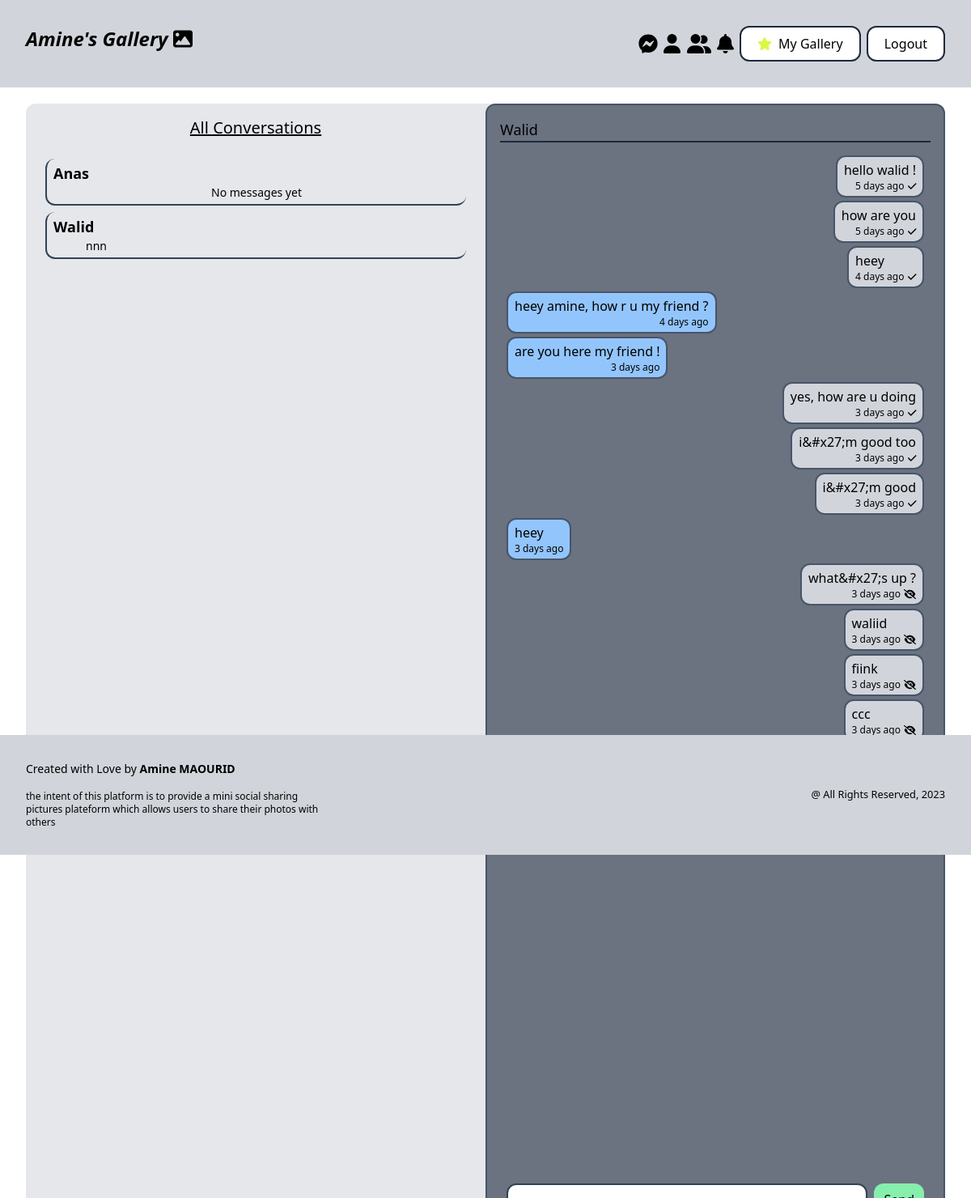
The app's page /friends/messages/?conversation=2 (signed in) with its own data.
### friends/models.py (models this page shows, shortened)
class Conversation(models.Model) :
    def get_default_user(self) :
        return User.objects.get(username='test')
    member_one = models.ForeignKey(User, null=False, on_delete=models.SET_DEFAULT, default=get_default_user , related_name='conversations_member_one')
    member_two = models.ForeignKey(User, null=False, on_delete=models.SET_DEFAULT, default=get_default_user , related_name='conversations_member_two')

class ConversationMessage(models.Model) :
    def get_default_user(self) :
        return User.objects.get(username='test')
    conversation = models.ForeignKey(Conversation, null=False, on_delete=models.CASCADE, related_name='messages')
    text = models.CharField(null=False, blank=False, max_length=400, default='default text')
    sent_by = models.ForeignKey(User, null=False, on_delete=models.SET_DEFAULT, default=get_default_user, related_name='my_messages')
    created_at = models.DateTimeField(auto_now_add=True)
    is_seen = models.BooleanField(default=False, null=False)
    class Meta :
        db_table = 'messages'
        verbose_name_plural = 'messages'
    def sent_since(self) :
        time_now = timezone.now()
        if time_now - timedelta(days=1) < self.created_at < time_now :
            if time_now - timedelta(hours=1) < self.created_at :
                if time_now - timedelta(minutes=1) < self.created_at :
                    return 'few moments ago'
                else :
                    time_difference = time_now - self.created_at
                    time_difference_in_seconds = time_difference.total_seconds()
                    time_difference_in_minutes = int(time_difference_in_seconds // 60)
                    if time_difference_in_minutes == 1 :
                        return '1 minute ago'
                    else :
                        return f"{time_difference_in_minutes} minutes ago"
            else :
                time_difference_in_seconds = time_now - self.created_at
                time_difference_in_hours = int(time_difference_in_seconds // 3600)
                if time_difference_in_hours == 1 :
                    return '1 hour ago'
                else :
                    return f"{time_difference_in_hours} hours ago"
        elif time_now - timedelta(days=2) < self.created_at <= time_now - timedelta(days=1) :
            return 'yesterday'
        elif time_now - timedelta(days=7) < self.created_at <= time_now - timedelta(days=2) :
            time_difference_in_seconds = (time_now - self.created_at).total_seconds()
            seconds_in_a_day = 24*60*60
            time_difference_in_days = int(time_difference_in_seconds // seconds_in_a_day)
            return f"{time_difference_in_days} days ago"
        elif time_now - timedelta(days=14) < self.created_at <= time_now - timedelta(days=7) :
            return 'last week'
        else :
            return self.created_at.date()

### friends/views.py (the view)
# urls.py: path('messages/', views.get_messages_notifications, name='messages'),
@login_required
def get_messages_notifications(request) :
    if request.method == 'GET' :
        user_conversations = Conversation.objects.filter(Q(member_one=request.user) | Q(member_two=request.user))
        conversations_data = []
        if user_conversations.exists() :
            for conversation in user_conversations :
                conversation_data = {'conversation' : conversation, 'unread_messages' : 0, 'last_message' : ''}
                if conversation.messages.exists() :
                    for message in conversation.messages.all() :
                        if message.is_seen == False and message.sent_by != request.user :
                            conversation_data['unread_messages'] += 1
                    last_message = conversation.messages.all().last()
                    conversation_data['last_message'] = last_message.text
                conversations_data.append(conversation_data)
        opened_conversation_id = request.GET.get('conversation')
        if opened_conversation_id :
            try :
                currently_opened_conversation = Conversation.objects.get(id=opened_conversation_id)
            except Conversation.DoesNotExist :
                messages.error(request, 'no corresponding conversation exists')
                return redirect('friends:messages')
            if currently_opened_conversation in user_conversations :
                for conv_data in conversations_data :
                    if conv_data['conversation'] == currently_opened_conversation :
                        conv_data['unread_messages'] = 0
                messages_for_conversation = currently_opened_conversation.messages.filter(is_seen=False)
                for message in messages_for_conversation :
                    if message.sent_by != request.user :
                        message.is_seen = True
                        message.save()
                context = {'conversations_data' : conversations_data, 'opened_conversation' : currently_opened_conversation}
                return render(request, 'friends/discussions.html', context=context)
            else :
                messages.error(request, 'unauthorized action')
                return redirect('friends:messages')
        return render(request, 'friends/discussions.html', {'conversations_data' : conversations_data})

### friends/templates/friends/discussions.html (shortened to what this page needs)
{% extends 'friends/base.html' %}
{% block content %}
    <div class="h-screen bg-gray-200 rounded-xl grid grid-cols-2 span-4">
        <div class="h-full col-span-1 flex flex-col py-4">
            <h3 class="self-center text-xl underline mb-3">All Conversations</h3>
            <div class="h-full flex flex-col px-6 py-3 space-y-2 overflow-y-auto rounded-xl">
                {% for conversation_data in conversations_data %}
                    <a href="{% url 'friends:messages' %}?conversation={{conversation_data.conversation.id}}">
                        <div class="flex flex-col border-b-2 border-l-2 px-2 rounded-xl border-slate-700 py-1 hover:bg-gray-600 hover:text-white">
                            {% if conversation_data.conversation.member_one == request.user %}
                                <p class="text-lg font-bold"> {{conversation_data.conversation.member_two|capfirst}} </p>
                            {% else %}
                                <p class="text-lg font-bold"> {{conversation_data.conversation.member_one|capfirst}} </p>
                            {% endif %}
                            <div class="flex justify-between items-center">
                                {% if conversation_data.last_message == '' %}
                                    <p class='text-sm m-auto font-italic'>No messages yet</p>
                                {% else %}
                                    <p class='text-sm ml-10'>{{ conversation_data.last_message }}</p>
                                {% endif %}
                            </div>
                        </div>
                    </a>
                {% endfor %}
            </div>
        </div>
        <div class="h-screen  col-span-1 flex flex-col space-y-4">
            {% if opened_conversation %}
                <div class="h-full flex flex-col border-2 bg-gray-500 border-slate-600 rounded-xl p-4">
                    <div class='flex h-fit border-b-2 border-slate-800'>
                        {% if opened_conversation.member_one == request.user %}
                            <p class='text-lg'> {{opened_conversation.member_two.username|capfirst }} </p>
                        {% else %}
                            <p class='text-lg'> {{opened_conversation.member_one.username|capfirst }} </p>
                        {% endif %}
                    </div>
                    <div class='flex flex-col h-full p-2'>
                        <div class='flex flex-col h-full overflow-y-auto space-y-1 py-2'>
                            {% if opened_conversation.messages.all %}
                                {% for message in opened_conversation.messages.all %}
                                    {% if message.sent_by == request.user %}
                                    <div class="flex flex-col self-end bg-gray-300 border-2 border-slate-600 rounded-xl px-2 py-1 w-fit h-fit">
                                        <p> {{message.text}} </p>
                                        <div class='flex items-center h-fit w-fit self-end'>
                                            <span class='text-xs'> {{message.sent_since}} </span>
                                            {% if message.is_seen %}
                                            <i class="fa-solid fa-check fa-xs ml-1"></i>
                                            {% else %}
                                            <i class="fa-solid fa-eye-slash fa-xs ml-1"></i>
                                            {% endif %}
                                        </div>
                                    </div>
                                    {% else %}
                                    <div class="flex flex-col bg-blue-300 border-2 border-slate-600 rounded-xl px-2 py-1 w-fit h-fit">
                                        <p> {{message.text}} </p>
                                        <div class='flex items-center h-fit w-fit self-end'>
                                            <span class='text-xs'> {{message.sent_since}} </span>
                                        </div>
                                    </div>
                                    {% endif %}
                                {% endfor %}
                            {% else %}
                                <p class='self-center m-auto text-lg font-bold'> No messages yet, be the first to send a message </p>
                            {% endif %}
                        </div>
                        {% if request.user == opened_conversation.member_one %}
                            <form class="w-full h-1/6  flex items-center" action="{% url 'friends:send_message' opened_conversation.member_two.username  %}" method='POST'>
                                <input type='text' name='message' class='border-2 rounded-xl w-full mr-2 border-slate-700 py-2 pl-3 text-sm'>
                                <button type='submit' class='py-2 px-3 rounded-xl bg-green-300 hover:bg-green-600 hover:text-white'>Send</button>
                            </form>
                        {% endif %}
                    </div>
                </div>
            {% endif %}
        </div>
    </div>
{% endblock %}

### records on screen
Conversation: conversation.member_two "Anas", shows "No messages yet"
Conversation: conversation.member_two "Walid", last_message "nnn", member_two.username "Walid"
ConversationMessage: text "hello walid !", sent_since "5 days ago", is_seen True (drawn)
ConversationMessage: text "how are you", sent_since "5 days ago", is_seen True (drawn)
ConversationMessage: text "heey", sent_since "4 days ago", is_seen True (drawn)
ConversationMessage: text "heey amine, how r u my friend ?", sent_since "4 days ago"
ConversationMessage: text "are you here my friend !", sent_since "3 days ago"
ConversationMessage: text "yes, how are u doing", sent_since "3 days ago", is_seen True (drawn)
ConversationMessage: text "i&#x27;m good too", sent_since "3 days ago", is_seen True (drawn)
ConversationMessage: text "i&#x27;m good", sent_since "3 days ago", is_seen True (drawn)
ConversationMessage: text "heey", sent_since "3 days ago"
ConversationMessage: text "what&#x27;s up ?", sent_since "3 days ago", is_seen False (drawn)
ConversationMessage: text "waliid", sent_since "3 days ago", is_seen False (drawn)
ConversationMessage: text "fiink", sent_since "3 days ago", is_seen False (drawn)
ConversationMessage: text "ccc", sent_since "3 days ago", is_seen False (drawn)
